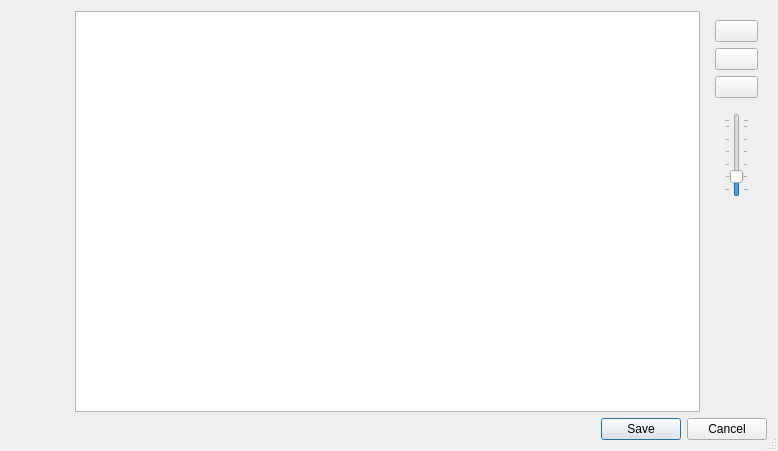
<?xml version="1.0" encoding="UTF-8"?>
<ui version="4.0">
 <class>EditorDialog</class>
 <widget class="QDialog" name="EditorDialog">
  <property name="geometry">
   <rect>
    <x>0</x>
    <y>0</y>
    <width>778</width>
    <height>451</height>
   </rect>
  </property>
  <property name="windowTitle">
   <string>Editor - ScreenCloud</string>
  </property>
  <property name="sizeGripEnabled">
   <bool>true</bool>
  </property>
  <layout class="QVBoxLayout" name="verticalLayout_5">
   <item>
    <layout class="QHBoxLayout" name="horizontalLayout_2">
     <item>
      <widget class="QWidget" name="leftToolbar" native="true">
       <property name="sizePolicy">
        <sizepolicy hsizetype="Preferred" vsizetype="Preferred">
         <horstretch>0</horstretch>
         <verstretch>0</verstretch>
        </sizepolicy>
       </property>
       <property name="minimumSize">
        <size>
         <width>40</width>
         <height>0</height>
        </size>
       </property>
       <property name="maximumSize">
        <size>
         <width>16777215</width>
         <height>16777215</height>
        </size>
       </property>
       <layout class="QVBoxLayout" name="verticalLayout_3">
        <item>
         <widget class="QPushButton" name="arrowBtn">
          <property name="toolTip">
           <string>Draw an arrow</string>
          </property>
          <property name="icon">
           <iconset resource="../../res/icons.qrc">
            <normaloff>:/editor/icons/editor/hi16-action-toolbox_arrow.png</normaloff>:/editor/icons/editor/hi16-action-toolbox_arrow.png</iconset>
          </property>
          <property name="iconSize">
           <size>
            <width>16</width>
            <height>16</height>
           </size>
          </property>
          <property name="checkable">
           <bool>true</bool>
          </property>
          <property name="flat">
           <bool>true</bool>
          </property>
         </widget>
        </item>
        <item>
         <widget class="QPushButton" name="boxBtn">
          <property name="toolTip">
           <string>Draw a box</string>
          </property>
          <property name="icon">
           <iconset resource="../../res/icons.qrc">
            <normaloff>:/editor/icons/editor/hi16-action-toolbox_box.png</normaloff>:/editor/icons/editor/hi16-action-toolbox_box.png</iconset>
          </property>
          <property name="iconSize">
           <size>
            <width>16</width>
            <height>16</height>
           </size>
          </property>
          <property name="checkable">
           <bool>true</bool>
          </property>
          <property name="flat">
           <bool>true</bool>
          </property>
         </widget>
        </item>
        <item>
         <widget class="QPushButton" name="ellipseBtn">
          <property name="toolTip">
           <string>Draw an ellipse</string>
          </property>
          <property name="icon">
           <iconset resource="../../res/icons.qrc">
            <normaloff>:/editor/icons/editor/hi16-action-toolbox_ellipse.png</normaloff>:/editor/icons/editor/hi16-action-toolbox_ellipse.png</iconset>
          </property>
          <property name="iconSize">
           <size>
            <width>16</width>
            <height>16</height>
           </size>
          </property>
          <property name="checkable">
           <bool>true</bool>
          </property>
          <property name="flat">
           <bool>true</bool>
          </property>
         </widget>
        </item>
        <item>
         <widget class="QPushButton" name="textBtn">
          <property name="toolTip">
           <string>Write a text</string>
          </property>
          <property name="icon">
           <iconset resource="../../res/icons.qrc">
            <normaloff>:/editor/icons/editor/hi16-action-toolbox_text.png</normaloff>:/editor/icons/editor/hi16-action-toolbox_text.png</iconset>
          </property>
          <property name="iconSize">
           <size>
            <width>16</width>
            <height>16</height>
           </size>
          </property>
          <property name="checkable">
           <bool>true</bool>
          </property>
          <property name="flat">
           <bool>true</bool>
          </property>
         </widget>
        </item>
        <item>
         <widget class="QPushButton" name="numberedBtn">
          <property name="toolTip">
           <string>Draw a number in a circle</string>
          </property>
          <property name="icon">
           <iconset resource="../../res/icons.qrc">
            <normaloff>:/editor/icons/editor/hi16-action-toolbox_number.png</normaloff>:/editor/icons/editor/hi16-action-toolbox_number.png</iconset>
          </property>
          <property name="iconSize">
           <size>
            <width>16</width>
            <height>16</height>
           </size>
          </property>
          <property name="checkable">
           <bool>true</bool>
          </property>
          <property name="flat">
           <bool>true</bool>
          </property>
         </widget>
        </item>
        <item>
         <widget class="QPushButton" name="blurBtn">
          <property name="toolTip">
           <string>Obscure parts of the image</string>
          </property>
          <property name="icon">
           <iconset resource="../../res/icons.qrc">
            <normaloff>:/editor/icons/editor/hi16-action-toolbox_obscure.png</normaloff>:/editor/icons/editor/hi16-action-toolbox_obscure.png</iconset>
          </property>
          <property name="iconSize">
           <size>
            <width>16</width>
            <height>16</height>
           </size>
          </property>
          <property name="checkable">
           <bool>true</bool>
          </property>
          <property name="flat">
           <bool>true</bool>
          </property>
         </widget>
        </item>
        <item>
         <spacer name="verticalSpacer">
          <property name="orientation">
           <enum>Qt::Vertical</enum>
          </property>
          <property name="sizeHint" stdset="0">
           <size>
            <width>20</width>
            <height>40</height>
           </size>
          </property>
         </spacer>
        </item>
       </layout>
      </widget>
     </item>
     <item>
      <widget class="SnapshotCanvas" name="snapshotCanvas">
       <property name="renderHints">
        <set>QPainter::Antialiasing|QPainter::HighQualityAntialiasing|QPainter::TextAntialiasing</set>
       </property>
      </widget>
     </item>
     <item>
      <widget class="QWidget" name="rightToolbar" native="true">
       <property name="sizePolicy">
        <sizepolicy hsizetype="Fixed" vsizetype="Preferred">
         <horstretch>0</horstretch>
         <verstretch>0</verstretch>
        </sizepolicy>
       </property>
       <property name="minimumSize">
        <size>
         <width>56</width>
         <height>0</height>
        </size>
       </property>
       <property name="maximumSize">
        <size>
         <width>16777215</width>
         <height>16777215</height>
        </size>
       </property>
       <layout class="QVBoxLayout" name="verticalLayout_2">
        <property name="leftMargin">
         <number>0</number>
        </property>
        <property name="topMargin">
         <number>0</number>
        </property>
        <property name="rightMargin">
         <number>0</number>
        </property>
        <property name="bottomMargin">
         <number>0</number>
        </property>
        <item>
         <widget class="QWidget" name="propertyToolbar" native="true">
          <property name="minimumSize">
           <size>
            <width>56</width>
            <height>0</height>
           </size>
          </property>
          <layout class="QVBoxLayout" name="verticalLayout_4">
           <item>
            <widget class="QColorButton" name="colorBtn">
             <property name="sizePolicy">
              <sizepolicy hsizetype="Preferred" vsizetype="Fixed">
               <horstretch>0</horstretch>
               <verstretch>0</verstretch>
              </sizepolicy>
             </property>
             <property name="toolTip">
              <string>Edit item color</string>
             </property>
             <property name="flat">
              <bool>false</bool>
             </property>
             <property name="color" stdset="0">
              <color>
               <red>225</red>
               <green>50</green>
               <blue>50</blue>
              </color>
             </property>
             <property name="defaultColor" stdset="0">
              <color>
               <red>225</red>
               <green>50</green>
               <blue>50</blue>
              </color>
             </property>
            </widget>
           </item>
           <item>
            <widget class="QPushButton" name="formatTextBtn">
             <property name="sizePolicy">
              <sizepolicy hsizetype="Preferred" vsizetype="Fixed">
               <horstretch>0</horstretch>
               <verstretch>0</verstretch>
              </sizepolicy>
             </property>
             <property name="toolTip">
              <string>Edit item font</string>
             </property>
             <property name="icon">
              <iconset resource="../../res/icons.qrc">
               <normaloff>:/editor/icons/editor/hi16-action-draw_text.png</normaloff>:/editor/icons/editor/hi16-action-draw_text.png</iconset>
             </property>
            </widget>
           </item>
           <item>
            <widget class="QPushButton" name="effectBtn">
             <property name="toolTip">
              <string>Pixelize / Blur</string>
             </property>
             <property name="text">
              <string/>
             </property>
             <property name="icon">
              <iconset resource="../../res/icons.qrc">
               <normaloff>:/editor/icons/editor/hi22-action-change_effect.png</normaloff>:/editor/icons/editor/hi22-action-change_effect.png</iconset>
             </property>
             <property name="checkable">
              <bool>true</bool>
             </property>
             <property name="checked">
              <bool>false</bool>
             </property>
             <property name="flat">
              <bool>false</bool>
             </property>
            </widget>
           </item>
           <item>
            <widget class="QWidget" name="sizeWidget" native="true">
             <layout class="QHBoxLayout" name="horizontalLayout_3">
              <item>
               <widget class="QSlider" name="widthSlider">
                <property name="sizePolicy">
                 <sizepolicy hsizetype="Preferred" vsizetype="Fixed">
                  <horstretch>0</horstretch>
                  <verstretch>0</verstretch>
                 </sizepolicy>
                </property>
                <property name="toolTip">
                 <string>Edit item size</string>
                </property>
                <property name="minimum">
                 <number>1</number>
                </property>
                <property name="maximum">
                 <number>12</number>
                </property>
                <property name="value">
                 <number>3</number>
                </property>
                <property name="sliderPosition">
                 <number>3</number>
                </property>
                <property name="orientation">
                 <enum>Qt::Vertical</enum>
                </property>
                <property name="tickPosition">
                 <enum>QSlider::TicksBothSides</enum>
                </property>
                <property name="tickInterval">
                 <number>2</number>
                </property>
               </widget>
              </item>
             </layout>
            </widget>
           </item>
          </layout>
         </widget>
        </item>
        <item>
         <spacer name="verticalSpacer_2">
          <property name="orientation">
           <enum>Qt::Vertical</enum>
          </property>
          <property name="sizeHint" stdset="0">
           <size>
            <width>20</width>
            <height>40</height>
           </size>
          </property>
         </spacer>
        </item>
       </layout>
      </widget>
     </item>
    </layout>
   </item>
   <item>
    <widget class="QDialogButtonBox" name="buttonBox">
     <property name="orientation">
      <enum>Qt::Horizontal</enum>
     </property>
     <property name="standardButtons">
      <set>QDialogButtonBox::Cancel|QDialogButtonBox::Save</set>
     </property>
    </widget>
   </item>
  </layout>
 </widget>
 <customwidgets>
  <customwidget>
   <class>SnapshotCanvas</class>
   <extends>QGraphicsView</extends>
   <header>editor/snapshotcanvas.h</header>
  </customwidget>
  <customwidget>
   <class>QColorButton</class>
   <extends>QPushButton</extends>
   <header>editor/qcolorbutton.h</header>
  </customwidget>
 </customwidgets>
 <resources>
  <include location="../../res/icons.qrc"/>
 </resources>
 <connections>
  <connection>
   <sender>buttonBox</sender>
   <signal>accepted()</signal>
   <receiver>EditorDialog</receiver>
   <slot>accept()</slot>
   <hints>
    <hint type="sourcelabel">
     <x>248</x>
     <y>254</y>
    </hint>
    <hint type="destinationlabel">
     <x>157</x>
     <y>274</y>
    </hint>
   </hints>
  </connection>
  <connection>
   <sender>buttonBox</sender>
   <signal>rejected()</signal>
   <receiver>EditorDialog</receiver>
   <slot>reject()</slot>
   <hints>
    <hint type="sourcelabel">
     <x>316</x>
     <y>260</y>
    </hint>
    <hint type="destinationlabel">
     <x>286</x>
     <y>274</y>
    </hint>
   </hints>
  </connection>
 </connections>
</ui>
